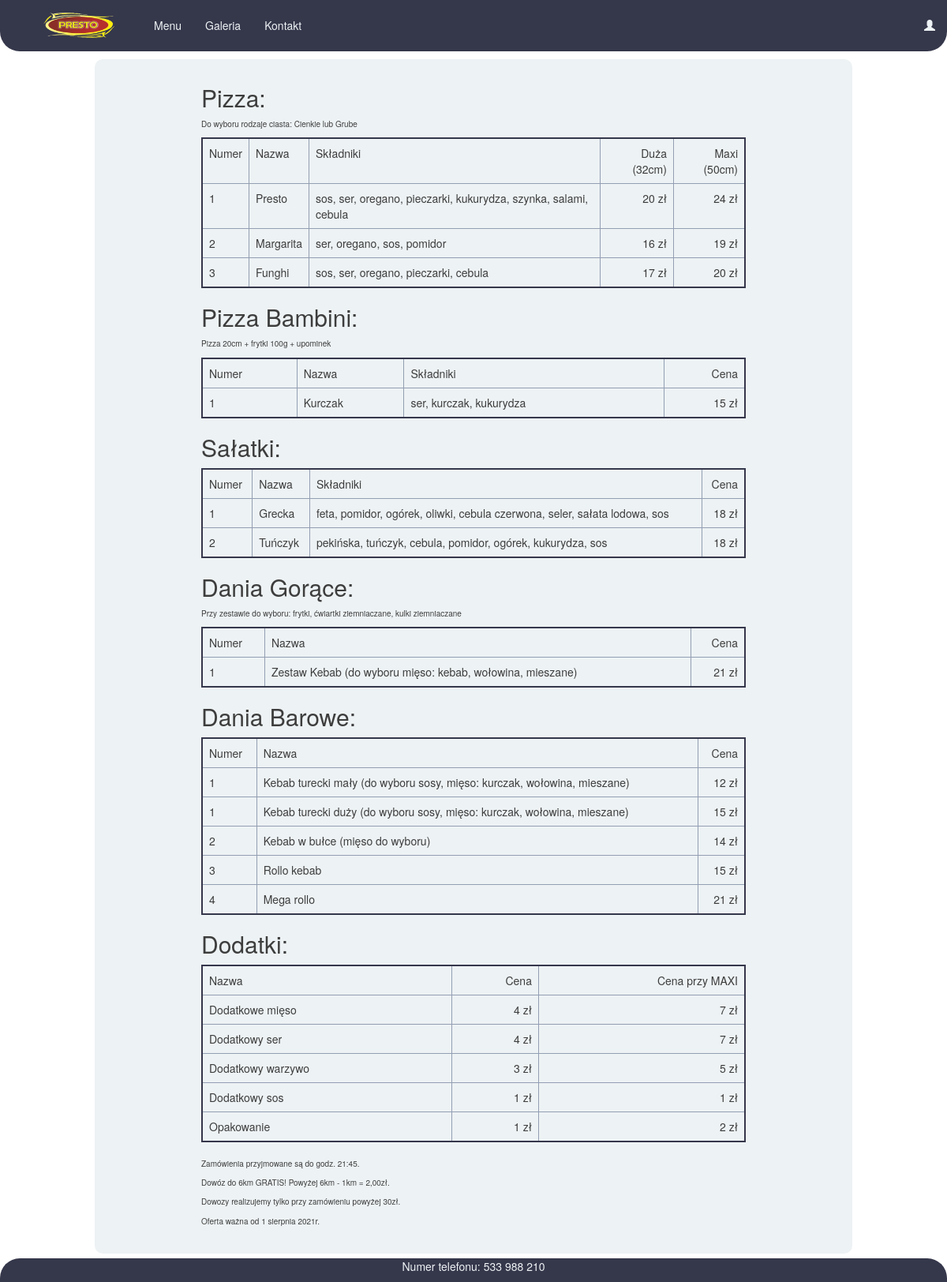
The app's page /menu/ with its own data.
### PrestoApp/models.py (models this page shows, shortened)
class ItemMenu(models.Model):
    category = models.ForeignKey(CategoryMenu, related_name='itemsmenu', on_delete=models.CASCADE)
    number = models.IntegerField()
    title = models.CharField(max_length=256)
    ingredients = models.CharField(max_length=1000)
    price1 = models.IntegerField()
    price2 = models.IntegerField(default=0)

### PrestoApp/views.py (the view)
# urls.py: path('menu/',views.MenuListView.as_view(), name='menu'),
class MenuListView(ListView):
    model = ItemMenu
    template_name = 'PrestoApp/menu.html'
    def get_queryset(self):
        return ItemMenu.objects.order_by('number')

### PrestoApp/templates/PrestoApp/menu.html (shortened to what this page needs)
{% extends "PrestoApp/base.html" %}
{% block content %}
<div class="container menu">
<h2>Pizza:</h2>
<p class = "info">Do wyboru rodzaje ciasta: Cienkie lub Grube</p>
<table class="table">
  <td>Numer</td> <td>Nazwa</td> <td>Składniki</td><td class = "cena">Duża (32cm)</td> <td class = "cena">Maxi (50cm)</td>{%if user.is_authenticated%}<td>Edytuj / Usuń</td>{%endif%}
  {% for item in itemmenu_list %}
  {% if item.category.title == "Pizza" %}
   <tr>
     <td>{{item.number}}</td> <td>{{item.title}}</td> <td>{{item.ingredients}}</td> <td class = "cena">{{item.price1}} zł</td> <td class = "cena">{{item.price2}} zł</td>
   </tr>
   {%endif%}
   {% endfor %}
</table>
<h2>Pizza Bambini:</h2>
<table class="table">
  <p class = "info">Pizza 20cm + frytki 100g + upominek</p>
  <td>Numer</td> <td>Nazwa</td> <td>Składniki</td><td class = "cena">Cena</td>{%if user.is_authenticated%}<td>Edytuj / Usuń</td>{%endif%}
  {% for item in itemmenu_list %}
  {% if item.category.title == "Pizza Bambini" %}
   <tr>
     <td>{{item.number}}</td> <td>{{item.title}}</td> <td>{{item.ingredients}}</td> <td class = "cena">{{item.price1}} zł</td>
   </tr>
   {%endif%}
   {% endfor %}
</table>
<h2>Sałatki:</h2>
<table class="table">
  <td>Numer</td> <td>Nazwa</td> <td>Składniki</td><td class = "cena">Cena</td>{%if user.is_authenticated%}<td>Edytuj / Usuń</td>{%endif%}
  {% for item in itemmenu_list %}
  {% if item.category.title == "Sałatki" %}
   <tr>
     <td>{{item.number}}</td> <td>{{item.title}}</td> <td>{{item.ingredients}}</td> <td class = "cena">{{item.price1}} zł</td>
   </tr>
   {%endif%}
   {% endfor %}
</table>
<h2>Dania Gorące:</h2>
<p class = "info">Przy zestawie do wyboru: frytki, ćwiartki ziemniaczane, kulki ziemniaczane</p>
<table class="table">
  <td>Numer</td> <td>Nazwa</td><td class = "cena">Cena</td>{%if user.is_authenticated%}<td>Edytuj / Usuń</td>{%endif%}
  {% for item in itemmenu_list %}
  {% if item.category.title == "Dania Gorące" %}
   <tr>
     <td>{{item.number}}</td> <td>{{item.title}}</td> <td class = "cena">{{item.price1}} zł</td>
   </tr>
   {%endif%}
   {% endfor %}
</table>
<h2>Dania Barowe:</h2>
<table class="table">
  <td>Numer</td> <td>Nazwa</td><td class = "cena">Cena</td>{%if user.is_authenticated%}<td>Edytuj / Usuń</td>{%endif%}
  {% for item in itemmenu_list %}
  {% if item.category.title == "Dania Barowe" %}
   <tr>
     <td>{{item.number}}</td> <td>{{item.title}}</td> <td class = "cena">{{item.price1}} zł</td>
   </tr>
   {%endif%}
   {% endfor %}
</table>
<h2>Dodatki:</h2>
<table class="table">
  <td>Nazwa</td> <td class = "cena">Cena</td> <td class = "cena">Cena przy MAXI</td>{%if user.is_authenticated%}<td>Edytuj / Usuń</td>{%endif%}
  {% for item in itemmenu_list %}
  {% if item.category.title == "Dodatki" %}
   <tr>
    <td>{{item.title}}</td> <td class = "cena">{{item.price1}} zł</td> <td class = "cena">{{item.price2}} zł</td>
   </tr>
   {%endif%}
   {% endfor %}
</table>
<p class = "info">Zamówienia przyjmowane są do godz. 21:45.</p>
<p class = "info">Dowóz do 6km GRATIS! Powyżej 6km - 1km = 2,00zł.</p>
<p class = "info">Dowozy realizujemy tylko przy zamówieniu powyżej 30zł.</p>
<p class = "info">Oferta ważna od 1 sierpnia 2021r.</p>
{% endblock%}

### PrestoApp/templates/PrestoApp/base.html (shortened to what this page needs)
<!DOCTYPE html>
{% load static %}
<html lang="en" dir="ltr">
  <head>
    <link rel="stylesheet" href="https://maxcdn.bootstrapcdn.com/bootstrap/3.3.7/css/bootstrap.min.css">
    <link rel="stylesheet" href="{% static 'CSS/prestostyle.css' %}">
    <body>
    <nav class= 'navbar navbar-light bg-light '>
      <div class="container">
        <ul class="nav navbar-nav navbar-collapse navbar-left">
          <li><a id="logo" class ='navbar-brand navbar-left bigbrand' href="{% url 'post_list' %}"><img src=" {% static 'IMAGES/logo.png' %} " alt=""></a></li>
          <li><a id="menu" href="{% url 'menu'%}">Menu</a></li>
          <li><a href="{% url 'galeria'%}">Galeria</a></li>
          <li><a href="{% url 'kontakt'%}">Kontakt</a></li>
        </ul>
        <ul class='nav navbar-nav navbar-right '>
            {%if user.is_authenticated%}
              <li><a href="{% url 'itemmenu'%}">Nowy item menu</a></li>
              <li><a href="{% url 'post_new'%}">Nowy Post</a></li>
              <li><a href="{% url 'post_draft_list'%}">Szkic postu</a></li>
              <li><a href="{% url 'logout' %}">Logout</a></li>
              <li id="user">Witaj: {{user.username}}</li>
              {% else %}
              <li><a class='nav navbar-right' href="{% url 'login'%}"><span class= 'glyphicon glyphicon-user'></span></a></li>
              {%endif%}
        </ul>
      </div>
    </nav>
    <div class="bottomcontact">
      <p>Numer telefonu: 533 988 210</p>
    </div>
    <div class="content container">
            {% block content %}
            {% endblock %}
    </div>
  </body>
</html>

### PrestoApp/static/CSS/prestostyle.css (style rules this page uses)
.navbar { background-color: #2b2d42; border: 0px solid #606c38; border-radius: 0px 0px 25px 25px; position: fixed; top: 0; width: 100%; overflow: hidden; opacity: 0.95; z-index:1; height: 65px; }
.container { height: auto; }
.navbar a { margin-top: 7px; color: #edf2f4; }
body { background-image: url("/static/IMAGES/pobrane.jpg"); background-size: 100%; padding-top: 75px; }
.menu { width: auto; }
.content { margin-left: 10vw; margin-right: 10vw; margin-bottom: 3vw; padding-top: 1vw; padding-left: 10vw; padding-right: 10vw; padding-bottom: 2vw; background: #edf2f4; opacity: 0.95; width: auto; border-radius: 10px; }
.bottomcontact { opacity: 0.95; background-color: #2b2d42; border: 0px solid #606c38; color: #edf2f4; text-align: center; border-radius: 25px 25px 0px 0px; position: fixed; bottom: 0; width: 100%; margin-left: 0; z-index: 1; }
.bigbrand img { width:100px; height:auto; padding-left: 10px; margin-right: 20px; padding-top: 8px; margin-top:8px; }
#logo { margin-top:0px; padding-top: 0px; }
.table { border: 2px solid #2b2d42; width: 100%; }
.cena { text-align: right; }
td { border: 1px solid #8d99ae; }
.info { font-size: 10px; }

### records on screen
ItemMenu: number "1", title "Presto", ingredients "sos, ser, oregano, pieczarki, kukurydza, szynka, salami, cebula", price1 "20", price2 "24"
ItemMenu: number "2", title "Margarita", ingredients "ser, oregano, sos, pomidor", price1 "16", price2 "19"
ItemMenu: number "3", title "Funghi", ingredients "sos, ser, oregano, pieczarki, cebula", price1 "17", price2 "20"
ItemMenu: number "1", title "Kurczak", ingredients "ser, kurczak, kukurydza", price1 "15"
ItemMenu: number "1", title "Grecka", ingredients "feta, pomidor, ogórek, oliwki, cebula czerwona, seler, sałata lodowa, sos", price1 "18"
ItemMenu: number "2", title "Tuńczyk", ingredients "pekińska, tuńczyk, cebula, pomidor, ogórek, kukurydza, sos", price1 "18"
ItemMenu: number "1", title "Zestaw Kebab (do wyboru mięso: kebab, wołowina, mieszane)", price1 "21"
ItemMenu: number "1", title "Kebab turecki mały (do wyboru sosy, mięso: kurczak, wołowina, mieszane)", price1 "12"
ItemMenu: number "1", title "Kebab turecki duży (do wyboru sosy, mięso: kurczak, wołowina, mieszane)", price1 "15"
ItemMenu: number "2", title "Kebab w bułce (mięso do wyboru)", price1 "14"
ItemMenu: number "3", title "Rollo kebab", price1 "15"
ItemMenu: number "4", title "Mega rollo", price1 "21"
ItemMenu: title "Dodatkowe mięso", price1 "4", price2 "7"
ItemMenu: title "Dodatkowy ser", price1 "4", price2 "7"
ItemMenu: title "Dodatkowy warzywo", price1 "3", price2 "5"
ItemMenu: title "Dodatkowy sos", price1 "1", price2 "1"
ItemMenu: title "Opakowanie", price1 "1", price2 "2"
